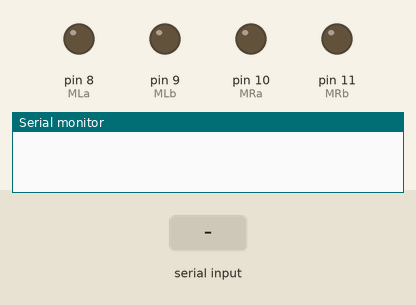
This sketch was run on a simulated Arduino Uno, built with avr-gcc and run on an emulated ATmega328P. Parts: output pins drawn as LEDs (lit = HIGH), the last lines printed to the serial monitor. The inputs (shaded band) are chosen by the test bench.

Above: at 1.2 s.
1.3 s: "F" received over the second serial link
At 2.1 s:
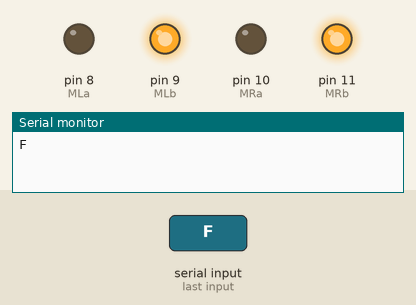
2.8 s: "B" received over the second serial link
At 3.3 s:
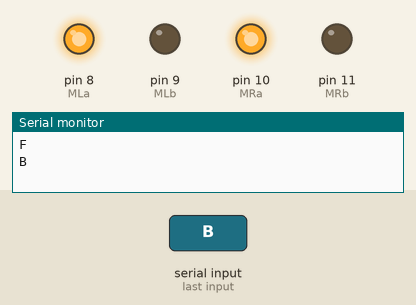
4.3 s: "L" received over the second serial link
At 5.5 s:
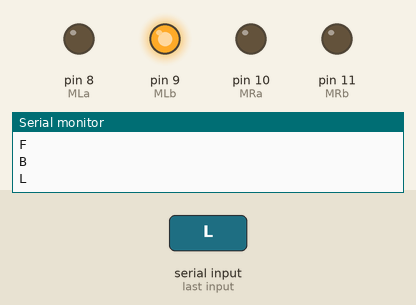
5.8 s: "R" received over the second serial link
At 6.7 s:
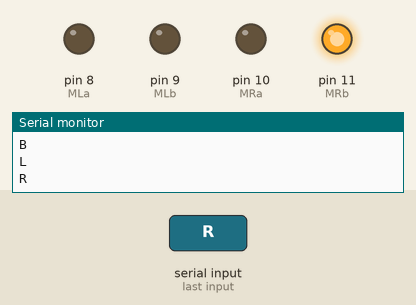
Timing chart, 0 to 8.3 s (numbered marks = the images above; inputs shaded):
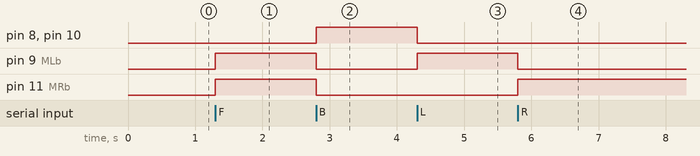

Measured:
- after the input at 1.3 s, pin 9 (MLb), pin 11 (MRb): LOW → HIGH at once
- after the input at 2.8 s, pin 8 (MLa), pin 10 (MRa): LOW → HIGH at once; pin 9 (MLb), pin 11 (MRb): HIGH → LOW at once
- after the input at 4.3 s, pin 8 (MLa), pin 10 (MRa): HIGH → LOW at once; pin 9 (MLb): LOW → HIGH at once
- after the input at 5.8 s, pin 9 (MLb): HIGH → LOW at once; pin 11 (MRb): LOW → HIGH at once

The sketch:

gesture_controlled_robot_proj_.ino
```cpp
#include <SoftwareSerial.h>
SoftwareSerial bluetooth(4,5); // RX, TX
char t;

#define MLa 8     //left motor 1st pin
#define MLb 9     //left motor 2nd pin
#define MRa 10    //right motor 1st pin
#define MRb 11    //right motor 2nd pin

void setup()
{
  Serial.begin(9600);
bluetooth.begin(9600);
pinMode(MLa,OUTPUT);   //left motors forward
pinMode(MLb,OUTPUT);   //left motors reverse
pinMode(MRa,OUTPUT);   //right motors forward
pinMode(MRb,OUTPUT);   //right motors reverse
}

void loop()
{
if(bluetooth.available()>0)
{
  t = bluetooth.read();
  Serial.println(t);
}
 switch(t)
 {
  case 'F':
        {            //move forward(all motors rotate in forward direction)
          digitalWrite(MLa,LOW);
          digitalWrite(MLb,HIGH);
          digitalWrite(MRa,LOW);
          digitalWrite(MRb,HIGH);
        }
   break;

  case 'B':
        {      //move reverse (all motors rotate in reverse direction)
          digitalWrite(MLa,HIGH);
          digitalWrite(MLb,LOW);
          digitalWrite(MRa,HIGH);
          digitalWrite(MRb,LOW);
        }
   break;

  case 'L':
        {      //turn right (left side motors rotate in forward direction, right side motors doesn't rotate)
          digitalWrite(MLa,LOW);
          digitalWrite(MLb,HIGH);
          digitalWrite(MRa,LOW);
          digitalWrite(MRb,LOW);
        }
   break;

  case 'R':
        {      //turn left (right side motors rotate in forward direction, left side motors doesn't rotate)
          digitalWrite(MLa,LOW);
          digitalWrite(MLb,LOW);
          digitalWrite(MRa,LOW);
          digitalWrite(MRb,HIGH);
        }
   break;

  case 'S':
        {           //STOP (all motors stop)
          digitalWrite(MLa,LOW);
          digitalWrite(MLb,LOW);
          digitalWrite(MRa,LOW);
          digitalWrite(MRb,LOW);
        }
 }
}
```
